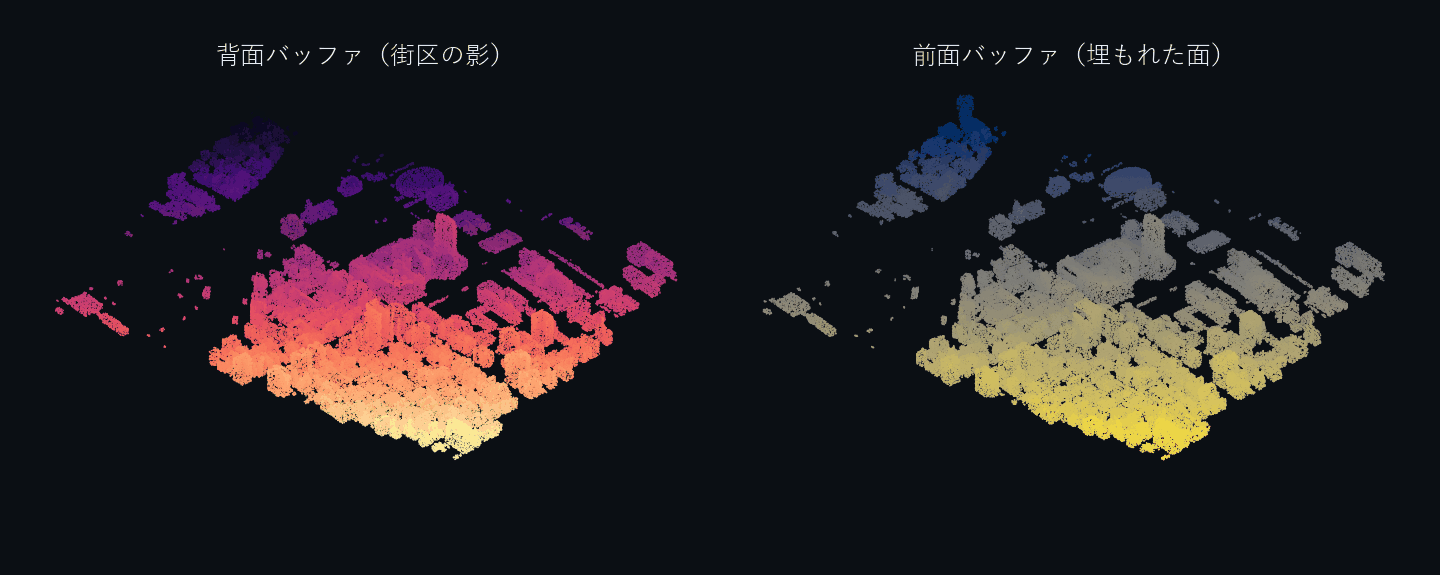
#> input picture media/method_still.png, 1440 x 575 px
$ python video_poster.py --source ../media/method_still.png --output out.png
#> lines starting #> are read from the running program, lines starting #| are printed output that depends on the picture
"""Create a 1280 x 720 video poster using a real computed district visual.

No generated or synthetic scientific pixels: the base image is the existing
rasterisation of the numerical irradiance output.
"""
from __future__ import annotations

import argparse
from pathlib import Path

from PIL import Image, ImageDraw, ImageFont, ImageOps


def font(size: int, bold: bool = False) -> ImageFont.FreeTypeFont | ImageFont.ImageFont:
    """Return an available font; never rely on a font being installed."""
    names = [
        "C:/Windows/Fonts/arialbd.ttf" if bold else "C:/Windows/Fonts/arial.ttf",
        "C:/Windows/Fonts/segoeuib.ttf" if bold else "C:/Windows/Fonts/segoeui.ttf",
        "/usr/share/fonts/truetype/dejavu/DejaVuSans-Bold.ttf" if bold else "/usr/share/fonts/truetype/dejavu/DejaVuSans.ttf",
    ]
    for name in names:
        try:
            return ImageFont.truetype(name, size)
        except OSError:
            continue
    return ImageFont.load_default()


def render(source: Path, output: Path) -> None:
    """Compose typography over an actual measured irradiance map."""
    base = Image.open(source).convert("RGB")
#> base is the input picture: PIL image 1440x575 RGB; mean R, G, B 36.5, 31.4, 34.2
    image = ImageOps.fit(base, (1280, 720), method=Image.Resampling.LANCZOS)
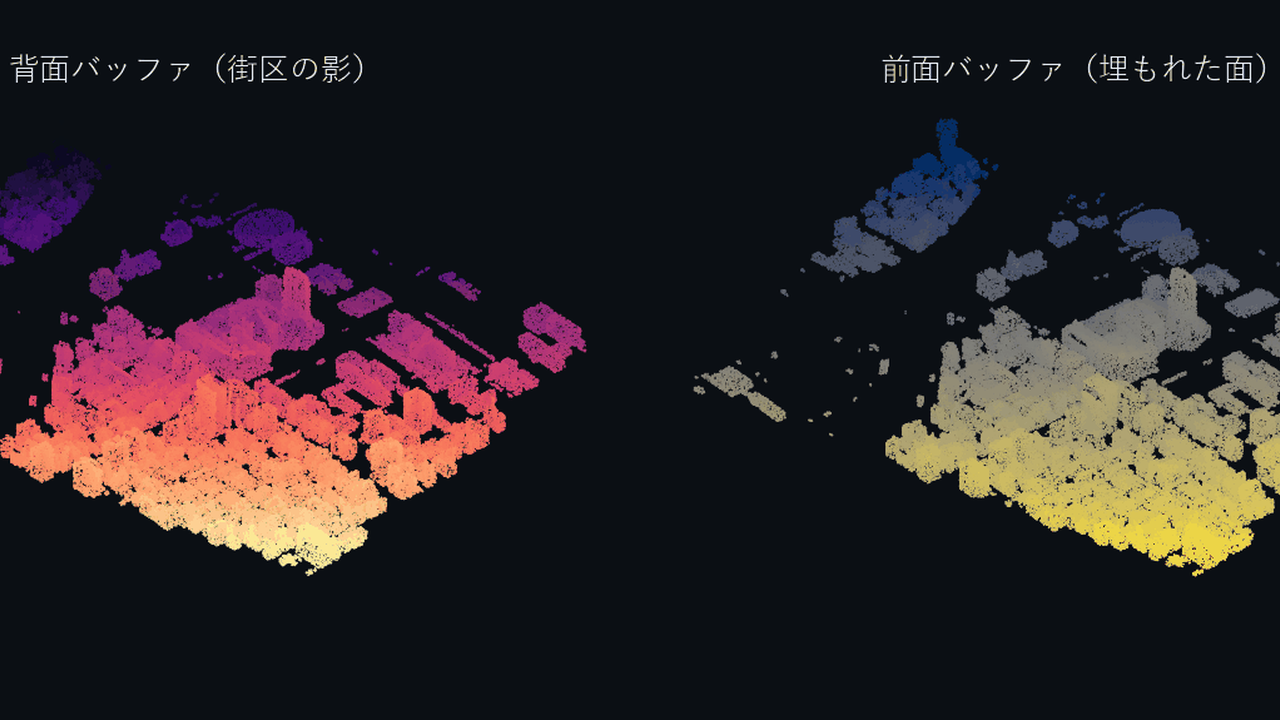
#> image: PIL image 1280x720 RGB; mean R, G, B 44, 36, 38
    overlay = Image.new("RGBA", image.size, (0, 0, 0, 0))
#> overlay: PIL image 1280x720 RGBA; every value is 0
    pixels = overlay.load()
    for y in range(720):
        opacity = min(238, int(60 + y * 0.26))
        for x in range(1280):
            pixels[x, y] = (5, 12, 23, opacity if y > 320 else 80)
    image = Image.alpha_composite(image.convert("RGBA"), overlay)
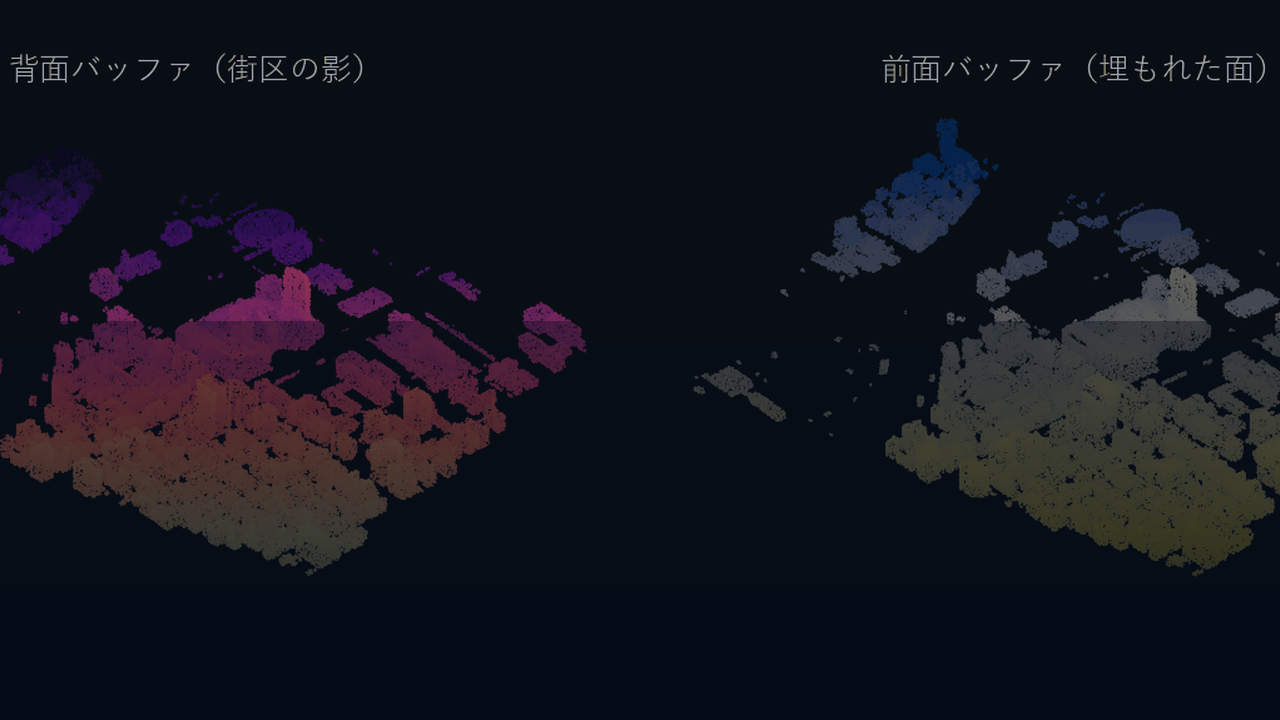
#> image: PIL image 1280x720 RGBA; mean R, G, B, A 19.5, 20.6, 29.3, 255
    draw = ImageDraw.Draw(image)
    draw.rounded_rectangle((62, 42, 380, 94), radius=18, fill=(8, 29, 48, 236))
    draw.text((84, 55), "NEURO3D × PLATEAU", font=font(23, bold=True), fill="#60D5FF")
    draw.text((70, 430), "CITY-SCALE SOLAR", font=font(58, bold=True), fill="white")
    draw.text((70, 505), "IRRADIANCE", font=font(72, bold=True), fill="white")
    draw.text((74, 615), "44,902 computed faces  ·  Verified CPU workflow", font=font(27), fill="#E7F5FF")
    output.parent.mkdir(parents=True, exist_ok=True)
    image.convert("RGB").save(output, optimize=True, quality=95)
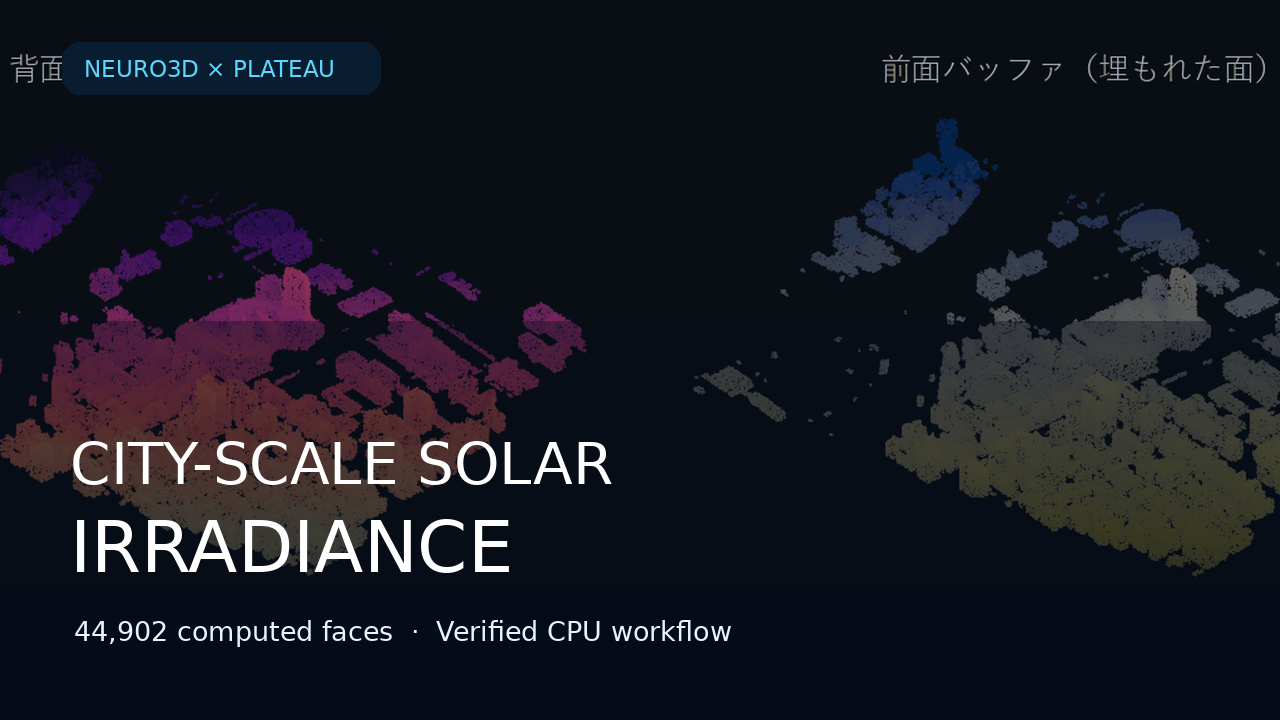
#> saved as out.png: PIL image 1280x720 RGB; mean R, G, B 23.6, 25.3, 34.1


if __name__ == "__main__":
    parser = argparse.ArgumentParser()
    parser.add_argument("--source", required=True, type=Path)
    parser.add_argument("--output", required=True, type=Path)
    args = parser.parse_args()
    render(args.source, args.output)
    print("Created", args.output)
